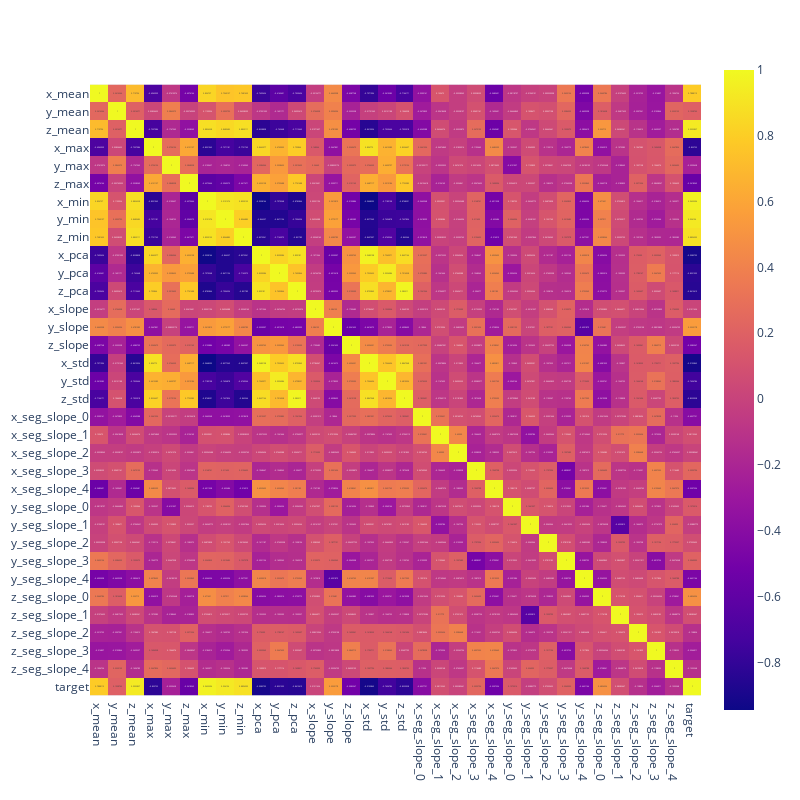

The notebook cell this image was saved under:
### Code cell
import plotly.express as px
data = df.corr()
fig = px.imshow(data,text_auto=True, width=800, height=800)
fig

### Figure 1 — Plotly figure (JSON) as saved in the notebook; plotly's stock layout.template omitted (floating-point values rounded to 4 significant figures; data arrays with more than 128 entries replaced by an {"elided": "..."} marker saying what was removed)
{"data": [{"coloraxis": "coloraxis", "hovertemplate": "x: %{x}<br>y: %{y}<br>color: %{z}<extra></extra>", "name": "0", "texttemplate": "%{z}", "type": "heatmap", "x": ["x_mean", "y_mean", "z_mean", "x_max", "y_max", "z_max", "x_min", "y_min", "z_min", "x_pca", "y_pca", "z_pca", "x_slope", "y_slope", "z_slope", "x_std", "y_std", "z_std", "x_seg_slope_0", "x_seg_slope_1", "x_seg_slope_2", "x_seg_slope_3", "x_seg_slope_4", "y_seg_slope_0", "y_seg_slope_1", "y_seg_slope_2", "y_seg_slope_3", "y_seg_slope_4", "z_seg_slope_0", "z_seg_slope_1", "z_seg_slope_2", "z_seg_slope_3", "z_seg_slope_4", "target"], "xaxis": "x", "y": ["x_mean", "y_mean", "z_mean", "x_max", "y_max", "z_max", "x_min", "y_min", "z_min", "x_pca", "y_pca", "z_pca", "x_slope", "y_slope", "z_slope", "x_std", "y_std", "z_std", "x_seg_slope_0", "x_seg_slope_1", "x_seg_slope_2", "x_seg_slope_3", "x_seg_slope_4", "y_seg_slope_0", "y_seg_slope_1", "y_seg_slope_2", "y_seg_slope_3", "y_seg_slope_4", "z_seg_slope_0", "z_seg_slope_1", "z_seg_slope_2", "z_seg_slope_3", "z_seg_slope_4", "target"], "yaxis": "y", "z": {"elided": "34x34 float values"}}], "layout": {"coloraxis": {"colorscale": [[0, "#0d0887"], [0.1111, "#46039f"], [0.2222, "#7201a8"], [0.3333, "#9c179e"], [0.4444, "#bd3786"], [0.5556, "#d8576b"], [0.6667, "#ed7953"], [0.7778, "#fb9f3a"], [0.8889, "#fdca26"], [1, "#f0f921"]]}, "height": 800, "margin": {"t": 60}, "width": 800, "xaxis": {"anchor": "y", "constrain": "domain", "domain": [0, 1], "scaleanchor": "y"}, "yaxis": {"anchor": "x", "autorange": "reversed", "constrain": "domain", "domain": [0, 1]}}}
